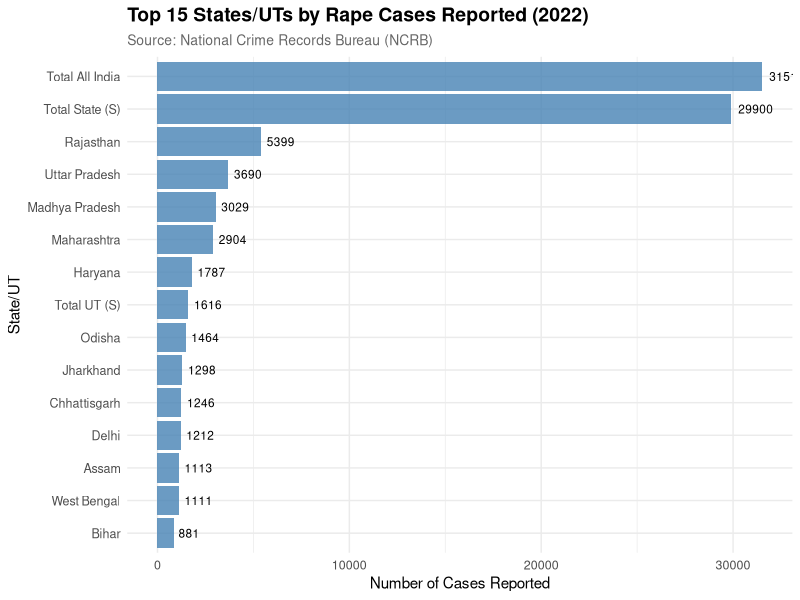
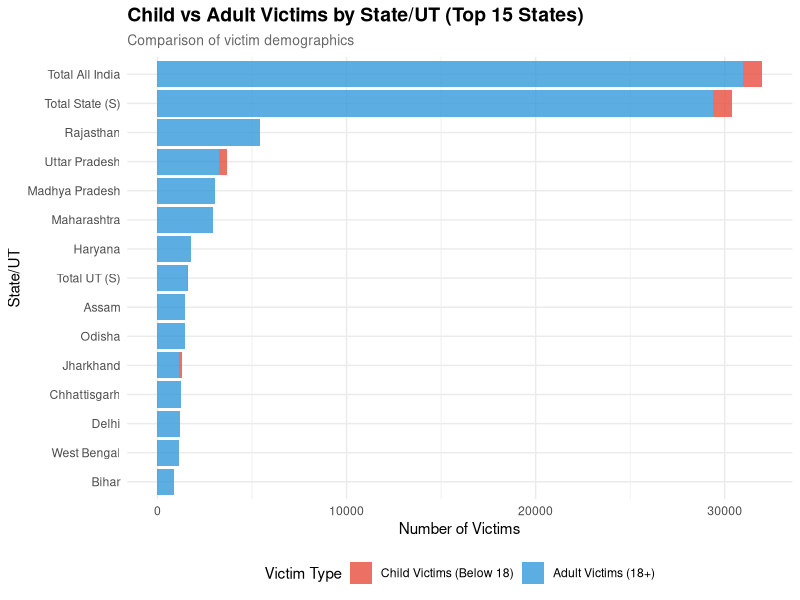
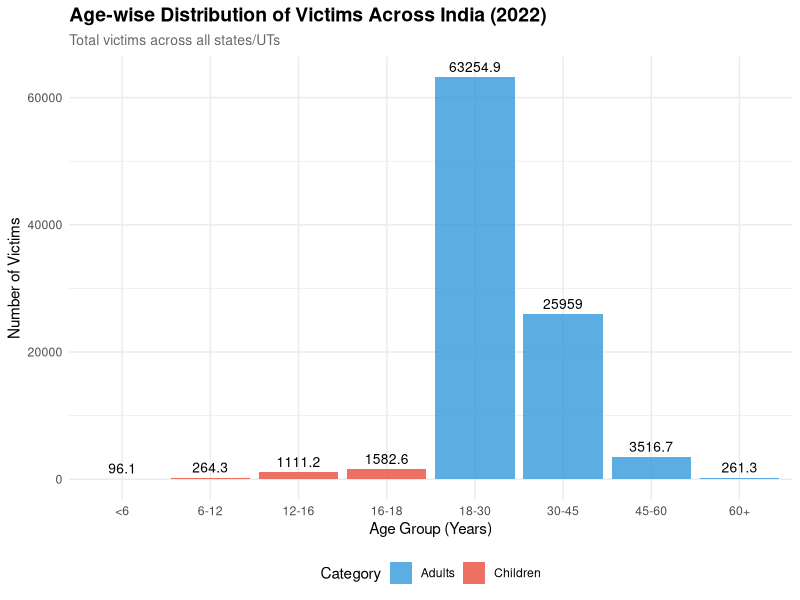
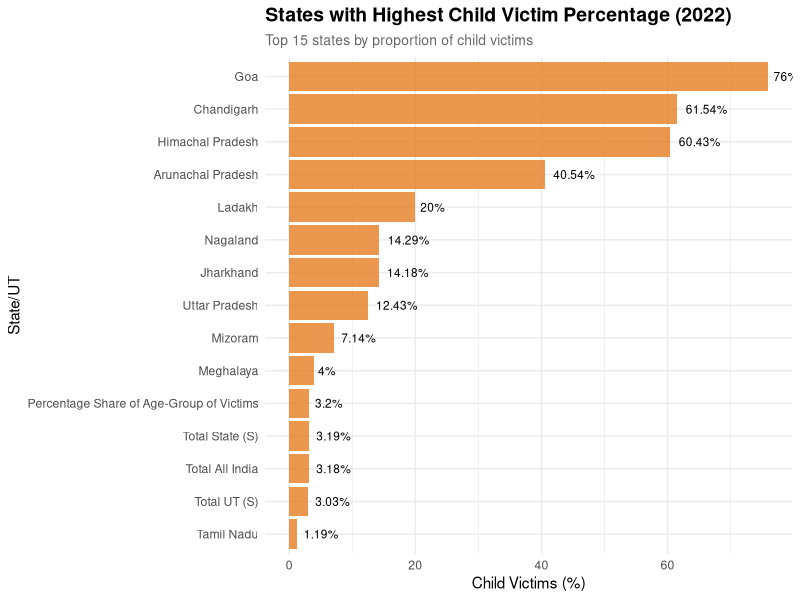
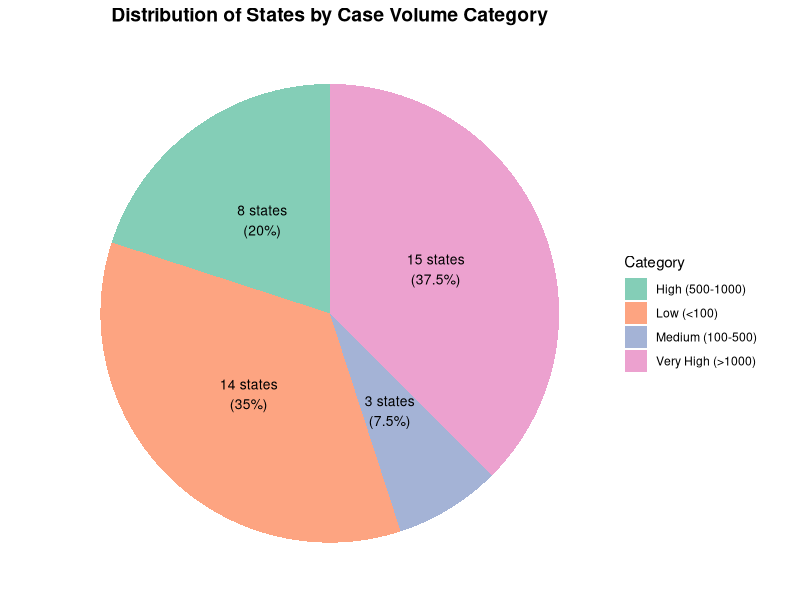
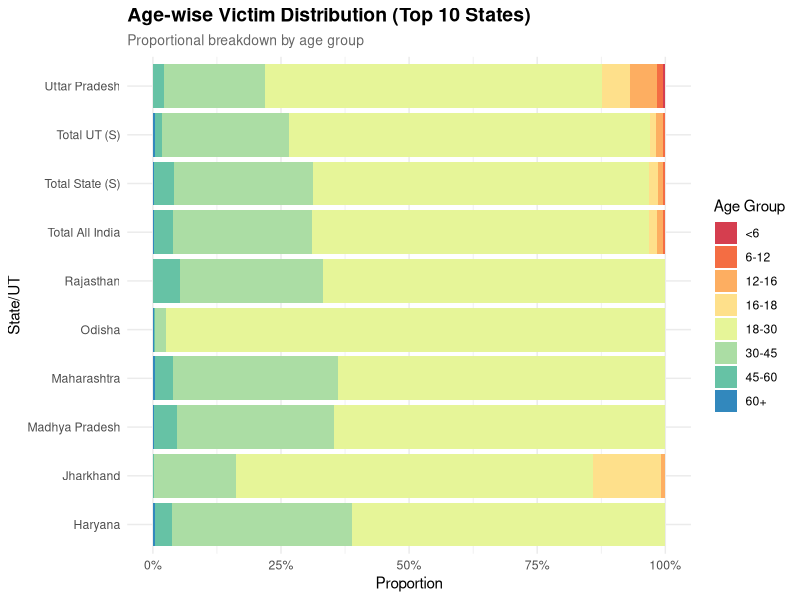

Recreate these plots in R, in order. (Note: this script raises an error after producing the figures.)
library(dplyr)
library(ggplot2)
library(readr)
library(tidyr)

# ============================================
# 1. READ CSV FILE
# ============================================

# File path: "Data/NCRB_DATA.3.csv
df_raw <- read.csv("Data/NCRB_DATA.3.csv", stringsAsFactors = FALSE)

# View structure
print("Dataset Structure:")
str(df_raw)

# View first few rows
print("First 10 rows:")
print(head(df_raw, 10))

# View column names
print("Column Names:")
print(names(df_raw))

# Check dimensions
cat("\nDataset has", nrow(df_raw), "rows and", ncol(df_raw), "columns\n")

# ============================================
# 2. DATA INSPECTION
# ============================================

# Check for missing values
print("\nMissing Values:")
print(colSums(is.na(df_raw)))

# Summary statistics
print("\nSummary Statistics:")
summary(df_raw)

# ============================================
# 3. DATA CLEANING & TRANSFORMATION
# ============================================

# Assuming the CSV has these columns based on the XML structure
# If column names are different, adjust accordingly

# Clean column names (remove special characters if needed)
names(df_raw) <- gsub("\\.", "_", names(df_raw))
names(df_raw) <- tolower(names(df_raw))

# Create cleaned dataset with meaningful names
df_clean <- df_raw %>%
    # Rename columns for easier analysis
    rename(
        sl_no = sl__no_,
        state_ut = state_ut,
        cases_reported = cases_reported___col__3_,
        child_below_6 = child_victims_of_rape__below_18_yrs____below_6_years___col__4_,
        child_6_to_12 = child_victims_of_rape__below_18_yrs____6_years_and_above___below_12_years___col__5_,
        child_12_to_16 = child_victims_of_rape__below_18_yrs____12_years_and_above___below_16_years___col__6_,
        child_16_to_18 = child_victims_of_rape__below_18_yrs____16_years_and_above___below_18_years___col__7_,
        total_child_victims = child_victims_of_rape__below_18_yrs____total_girl___child_victims___col__8_,
        women_18_to_30 = women_victims_of_rape__above_18_years____18_years_and_above___below_30_years___col__9_,
        women_30_to_45 = women_victims_of_rape__above_18_years____30_years_and_above___below_45_years___col__10_,
        women_45_to_60 = women_victims_of_rape__above_18_years____45_years_and_above___below_60_years___col__11_,
        women_above_60 = women_victims_of_rape__above_18_years____60_years_and_above___col__12_,
        total_women_victims = women_victims_of_rape__above_18_years____total_women___adult_victims___col__13_,
        total_victims = total_victims__col_8_col_13____col__14_
    ) %>%
    # Convert numeric columns
    mutate(across(c(cases_reported:total_victims), as.numeric)) %>%
    # Calculate derived metrics
    mutate(
        # Percentages
        child_percentage = round((total_child_victims / total_victims) * 100, 2),
        women_percentage = round((total_women_victims / total_victims) * 100, 2),

        # Replace NA percentages with 0
        child_percentage = ifelse(is.na(child_percentage) | is.infinite(child_percentage), 0, child_percentage),
        women_percentage = ifelse(is.na(women_percentage) | is.infinite(women_percentage), 0, women_percentage),

        # Categorize states by case volume
        case_category = case_when(
            cases_reported < 100 ~ "Low (<100)",
            cases_reported < 500 ~ "Medium (100-500)",
            cases_reported < 1000 ~ "High (500-1000)",
            TRUE ~ "Very High (>1000)"
        ),

        # Most vulnerable age group for children
        most_vulnerable_child_age = case_when(
            total_child_victims == 0 ~ "No Child Victims",
            child_below_6 == pmax(child_below_6, child_6_to_12, child_12_to_16, child_16_to_18, na.rm = TRUE) ~ "Below 6",
            child_6_to_12 == pmax(child_below_6, child_6_to_12, child_12_to_16, child_16_to_18, na.rm = TRUE) ~ "6-12",
            child_12_to_16 == pmax(child_below_6, child_6_to_12, child_12_to_16, child_16_to_18, na.rm = TRUE) ~ "12-16",
            child_16_to_18 == pmax(child_below_6, child_6_to_12, child_12_to_16, child_16_to_18, na.rm = TRUE) ~ "16-18",
            TRUE ~ "Multiple Equal"
        ),

        # Most vulnerable age group for women
        most_vulnerable_women_age = case_when(
            women_18_to_30 == pmax(women_18_to_30, women_30_to_45, women_45_to_60, women_above_60, na.rm = TRUE) ~ "18-30",
            women_30_to_45 == pmax(women_18_to_30, women_30_to_45, women_45_to_60, women_above_60, na.rm = TRUE) ~ "30-45",
            women_45_to_60 == pmax(women_18_to_30, women_30_to_45, women_45_to_60, women_above_60, na.rm = TRUE) ~ "45-60",
            women_above_60 == pmax(women_18_to_30, women_30_to_45, women_45_to_60, women_above_60, na.rm = TRUE) ~ "60+",
            TRUE ~ "Multiple Equal"
        )
    ) %>%
    # Sort by cases reported
    arrange(desc(cases_reported))

print("\nCleaned Data Sample:")
print(head(df_clean, 5))

# ============================================
# 4. COMPREHENSIVE ANALYSIS
# ============================================

# Overall Statistics
cat("\n========================================\n")
cat("OVERALL STATISTICS - ALL INDIA (2022)\n")
cat("========================================\n")

total_stats <- df_clean |>
    summarise(
        total_states = n(),
        total_cases = sum(cases_reported, na.rm = TRUE),
        total_child_victims = sum(total_child_victims, na.rm = TRUE),
        total_women_victims = sum(total_women_victims, na.rm = TRUE),
        total_all_victims = sum(total_victims, na.rm = TRUE),
        avg_cases_per_state = round(mean(cases_reported, na.rm = TRUE), 2),
        median_cases = median(cases_reported, na.rm = TRUE),
        max_cases = max(cases_reported, na.rm = TRUE),
        min_cases = min(cases_reported, na.rm = TRUE),
        child_victim_percentage = round((sum(total_child_victims, na.rm = TRUE) / sum(total_victims, na.rm = TRUE)) * 100, 2),
        women_victim_percentage = round((sum(total_women_victims, na.rm = TRUE) / sum(total_victims, na.rm = TRUE)) * 100, 2)
    )

print(total_stats)

# Top 10 States by Cases Reported
cat("\n========================================\n")
cat("TOP 10 STATES BY CASES REPORTED\n")
cat("========================================\n")

top_10_states <- df_clean |>
    select(state_ut, cases_reported, total_child_victims, total_women_victims, total_victims) |>
    head(10)

print(top_10_states)

# Bottom 10 States by Cases Reported
cat("\n========================================\n")
cat("BOTTOM 10 STATES BY CASES REPORTED\n")
cat("========================================\n")

bottom_10_states <- df_clean |>
    select(state_ut, cases_reported, total_child_victims, total_women_victims) |>
    tail(10)

print(bottom_10_states)

# States with Highest Child Victim Percentage
cat("\n========================================\n")
cat("TOP 10 STATES BY CHILD VICTIM PERCENTAGE\n")
cat("========================================\n")

top_child_percentage <- df_clean |>
    filter(total_victims > 0) |>
    select(state_ut, child_percentage, total_child_victims, total_victims) |>
    arrange(desc(child_percentage)) |>
    head(10)

print(top_child_percentage)

# Age Distribution Analysis (All India)
cat("\n========================================\n")
cat("AGE-WISE DISTRIBUTION (ALL INDIA)\n")
cat("========================================\n")

age_distribution <- df_clean |>
    summarise(
        below_6 = sum(child_below_6, na.rm = TRUE),
        age_6_12 = sum(child_6_to_12, na.rm = TRUE),
        age_12_16 = sum(child_12_to_16, na.rm = TRUE),
        age_16_18 = sum(child_16_to_18, na.rm = TRUE),
        age_18_30 = sum(women_18_to_30, na.rm = TRUE),
        age_30_45 = sum(women_30_to_45, na.rm = TRUE),
        age_45_60 = sum(women_45_to_60, na.rm = TRUE),
        above_60 = sum(women_above_60, na.rm = TRUE)
    )

print(age_distribution)

# Calculate percentage for each age group
age_dist_pct <- age_distribution |>
    mutate(
        total = sum(c_across(everything())),
        across(everything(), ~ round((.x / total) * 100, 2))
    ) |>
    select(-total)

cat("\nAge Distribution (Percentage):\n")
print(age_dist_pct)

# Case Category Distribution
cat("\n========================================\n")
cat("STATES BY CASE VOLUME CATEGORY\n")
cat("========================================\n")

category_summary <- df_clean |>
    group_by(case_category) |>
    summarise(
        num_states = n(),
        total_cases = sum(cases_reported, na.rm = TRUE),
        avg_cases = round(mean(cases_reported, na.rm = TRUE), 2)
    ) |>
    arrange(desc(total_cases))

print(category_summary)

# ============================================
# 5. VISUALIZATIONS
# ============================================

# Saving Plots
pdf("Output/XML/CSV_Generated_Plots.pdf", width = 10, height = 8)

# Set theme for all plots
theme_set(theme_minimal())

# Plot 1: Top 15 States by Cases Reported
cat("\nCreating visualizations...\n")

p1 <- df_clean |>
    head(15) |>
    ggplot(aes(x = reorder(state_ut, cases_reported), y = cases_reported)) +
    geom_bar(stat = "identity", fill = "steelblue", alpha = 0.8) +
    geom_text(aes(label = cases_reported), hjust = -0.2, size = 3) +
    coord_flip() +
    labs(
        title = "Top 15 States/UTs by Rape Cases Reported (2022)",
        subtitle = "Source: National Crime Records Bureau (NCRB)",
        x = "State/UT",
        y = "Number of Cases Reported"
    ) +
    theme(
        plot.title = element_text(face = "bold", size = 14),
        plot.subtitle = element_text(size = 10, color = "gray40"),
        axis.text = element_text(size = 9)
    )

print(p1)

# Plot 2: Child vs Adult Victims (Stacked Bar)
p2 <- df_clean |>
    head(15) |>
    select(state_ut, total_child_victims, total_women_victims) |>
    pivot_longer(
        cols = c(total_child_victims, total_women_victims),
        names_to = "victim_type",
        values_to = "count"
    ) |>
    ggplot(aes(x = reorder(state_ut, count), y = count, fill = victim_type)) +
    geom_bar(stat = "identity", position = "stack", alpha = 0.8) +
    coord_flip() +
    labs(
        title = "Child vs Adult Victims by State/UT (Top 15 States)",
        subtitle = "Comparison of victim demographics",
        x = "State/UT",
        y = "Number of Victims",
        fill = "Victim Type"
    ) +
    scale_fill_manual(
        values = c("total_child_victims" = "#E74C3C", "total_women_victims" = "#3498DB"),
        labels = c("Child Victims (Below 18)", "Adult Victims (18+)")
    ) +
    theme(
        plot.title = element_text(face = "bold", size = 14),
        plot.subtitle = element_text(size = 10, color = "gray40"),
        legend.position = "bottom"
    )

print(p2)

# Plot 3: Age Distribution (All India)
age_dist_df <- data.frame(
    age_group = c("<6", "6-12", "12-16", "16-18", "18-30", "30-45", "45-60", "60+"),
    count = as.numeric(age_distribution),
    category = c(rep("Children", 4), rep("Adults", 4))
)

p3 <- ggplot(age_dist_df, aes(x = factor(age_group, levels = age_group), y = count, fill = category)) +
    geom_bar(stat = "identity", alpha = 0.8) +
    geom_text(aes(label = count), vjust = -0.5, size = 3.5) +
    labs(
        title = "Age-wise Distribution of Victims Across India (2022)",
        subtitle = "Total victims across all states/UTs",
        x = "Age Group (Years)",
        y = "Number of Victims",
        fill = "Category"
    ) +
    scale_fill_manual(values = c("Children" = "#E74C3C", "Adults" = "#3498DB")) +
    theme(
        plot.title = element_text(face = "bold", size = 14),
        plot.subtitle = element_text(size = 10, color = "gray40"),
        legend.position = "bottom",
        axis.text.x = element_text(angle = 0, hjust = 0.5)
    )

print(p3)

# Plot 4: Child Victim Percentage by State
p4 <- df_clean |>
    filter(total_victims > 0) |>
    arrange(desc(child_percentage)) |>
    head(15) |>
    ggplot(aes(x = reorder(state_ut, child_percentage), y = child_percentage)) +
    geom_bar(stat = "identity", fill = "#E67E22", alpha = 0.8) +
    geom_text(aes(label = paste0(child_percentage, "%")), hjust = -0.2, size = 3) +
    coord_flip() +
    labs(
        title = "States with Highest Child Victim Percentage (2022)",
        subtitle = "Top 15 states by proportion of child victims",
        x = "State/UT",
        y = "Child Victims (%)"
    ) +
    theme(
        plot.title = element_text(face = "bold", size = 14),
        plot.subtitle = element_text(size = 10, color = "gray40")
    )

print(p4)

# Plot 5: Case Volume Categories (Pie Chart)
category_data <- df_clean |>
    count(case_category) |>
    mutate(percentage = round((n / sum(n)) * 100, 1))

p5 <- ggplot(category_data, aes(x = "", y = n, fill = case_category)) +
    geom_bar(stat = "identity", width = 1, alpha = 0.8) +
    coord_polar("y", start = 0) +
    geom_text(aes(label = paste0(n, " states\n(", percentage, "%)")),
        position = position_stack(vjust = 0.5), size = 3.5
    ) +
    labs(
        title = "Distribution of States by Case Volume Category",
        fill = "Category"
    ) +
    theme_void() +
    theme(
        plot.title = element_text(face = "bold", size = 14, hjust = 0.5),
        legend.position = "right"
    ) +
    scale_fill_brewer(palette = "Set2")

print(p5)

# Plot 6: Comparison of Top 10 States - Detailed Age Breakdown
p6 <- df_clean |>
    head(10) |>
    select(
        state_ut, child_below_6, child_6_to_12, child_12_to_16,
        child_16_to_18, women_18_to_30, women_30_to_45,
        women_45_to_60, women_above_60
    ) |>
    pivot_longer(cols = -state_ut, names_to = "age_group", values_to = "count") |>
    mutate(
        age_group = factor(age_group,
            levels = c(
                "child_below_6", "child_6_to_12", "child_12_to_16",
                "child_16_to_18", "women_18_to_30", "women_30_to_45",
                "women_45_to_60", "women_above_60"
            ),
            labels = c(
                "<6", "6-12", "12-16", "16-18",
                "18-30", "30-45", "45-60", "60+"
            )
        )
    ) |>
    ggplot(aes(x = state_ut, y = count, fill = age_group)) +
    geom_bar(stat = "identity", position = "fill") +
    coord_flip() +
    labs(
        title = "Age-wise Victim Distribution (Top 10 States)",
        subtitle = "Proportional breakdown by age group",
        x = "State/UT",
        y = "Proportion",
        fill = "Age Group"
    ) +
    scale_y_continuous(labels = scales::percent) +
    scale_fill_brewer(palette = "Spectral") +
    theme(
        plot.title = element_text(face = "bold", size = 14),
        plot.subtitle = element_text(size = 10, color = "gray40"),
        legend.position = "right"
    )

print(p6)

# ============================================
# 6. SAVE ALL OUTPUTS
# ============================================

cat("\nSaving outputs...\n")

# Save cleaned data
write.csv(df_clean, "Output/CSV/ncrb_rape_data_2022_cleaned.csv", row.names = FALSE)

# Save analysis results
sink("Output/CSV//ncrb_analysis_report_2022.txt")
cat("=", rep("=", 60), "\n", sep = "")
cat("NCRB RAPE VICTIMS DATA ANALYSIS REPORT - 2022\n")
cat("=", rep("=", 60), "\n\n", sep = "")

cat("OVERALL STATISTICS - ALL INDIA\n")
cat("-", rep("-", 60), "\n", sep = "")
print(total_stats)

cat("\n\nTOP 10 STATES BY CASES REPORTED\n")
cat("-", rep("-", 60), "\n", sep = "")
print(top_10_states)

cat("\n\nBOTTOM 10 STATES BY CASES REPORTED\n")
cat("-", rep("-", 60), "\n", sep = "")
print(bottom_10_states)

cat("\n\nTOP 10 STATES BY CHILD VICTIM PERCENTAGE\n")
cat("-", rep("-", 60), "\n", sep = "")
print(top_child_percentage)

cat("\n\nAGE-WISE DISTRIBUTION (ALL INDIA)\n")
cat("-", rep("-", 60), "\n", sep = "")
cat("Absolute Numbers:\n")
print(age_distribution)
cat("\nPercentage Distribution:\n")
print(age_dist_pct)

cat("\n\nSTATES BY CASE VOLUME CATEGORY\n")
cat("-", rep("-", 60), "\n", sep = "")
print(category_summary)

cat("\n\nREPORT GENERATED ON:", format(Sys.time(), "%Y-%m-%d %H:%M:%S"), "\n")
sink()

# Save plots
ggsave("Output/CSV//plot1_top15_states_cases.png", p1, width = 12, height = 8, dpi = 300)
ggsave("Output/CSV/plot2_child_vs_adult_victims.png", p2, width = 12, height = 8, dpi = 300)
ggsave("Output/CSV/plot3_age_distribution_india.png", p3, width = 12, height = 7, dpi = 300)
ggsave("Output/CSV/plot4_child_victim_percentage.png", p4, width = 12, height = 8, dpi = 300)
ggsave("Output/CSV/plot5_case_volume_categories.png", p5, width = 10, height = 8, dpi = 300)
ggsave("Output/CSV/plot6_age_breakdown_top10.png", p6, width = 12, height = 8, dpi = 300)

# ============================================
# 7. CREATE SUMMARY DASHBOARD DATA
# ============================================

# Create a summary for quick reference
dashboard_summary <- list(
    report_title = "NCRB Rape Victims Analysis 2022",
    report_date = Sys.Date(),
    key_metrics = total_stats,
    top_5_states = head(top_10_states, 5),
    age_distribution = age_distribution,
    category_summary = category_summary
)

# Save as RDS for later use
saveRDS(dashboard_summary, "Output/CSV/dashboard_summary.rds")

# ============================================
# 8. FINAL SUMMARY
# ============================================

cat("\n", rep("=", 70), "\n", sep = "")
cat("ANALYSIS COMPLETE!\n")
cat(rep("=", 70), "\n\n", sep = "")

cat("Files Created:\n")
cat("  ✓ ncrb_rape_data_2022_cleaned.csv - Cleaned dataset\n")
cat("  ✓ ncrb_analysis_report_2022.txt - Detailed text report\n")
cat("  ✓ dashboard_summary.rds - Summary data for dashboard\n")
cat("  ✓ plot1_top15_states_cases.png\n")
cat("  ✓ plot2_child_vs_adult_victims.png\n")
cat("  ✓ plot3_age_distribution_india.png\n")
cat("  ✓ plot4_child_victim_percentage.png\n")
cat("  ✓ plot5_case_volume_categories.png\n")
cat("  ✓ plot6_age_breakdown_top10.png\n")

cat("\nKey Findings:\n")
cat("  • Total Cases Reported:", total_stats$total_cases, "\n")
cat("  • Total Victims:", total_stats$total_all_victims, "\n")
cat(
    "  • Child Victims:", total_stats$total_child_victims,
    "(", total_stats$child_victim_percentage, "%)\n"
)
cat(
    "  • Adult Victims:", total_stats$total_women_victims,
    "(", total_stats$women_victim_percentage, "%)\n"
)
cat(
    "  • State with Most Cases:", top_10_states$state_ut[1],
    "(", top_10_states$cases_reported[1], "cases)\n"
)

cat("\n", rep("=", 70), "\n", sep = "")
